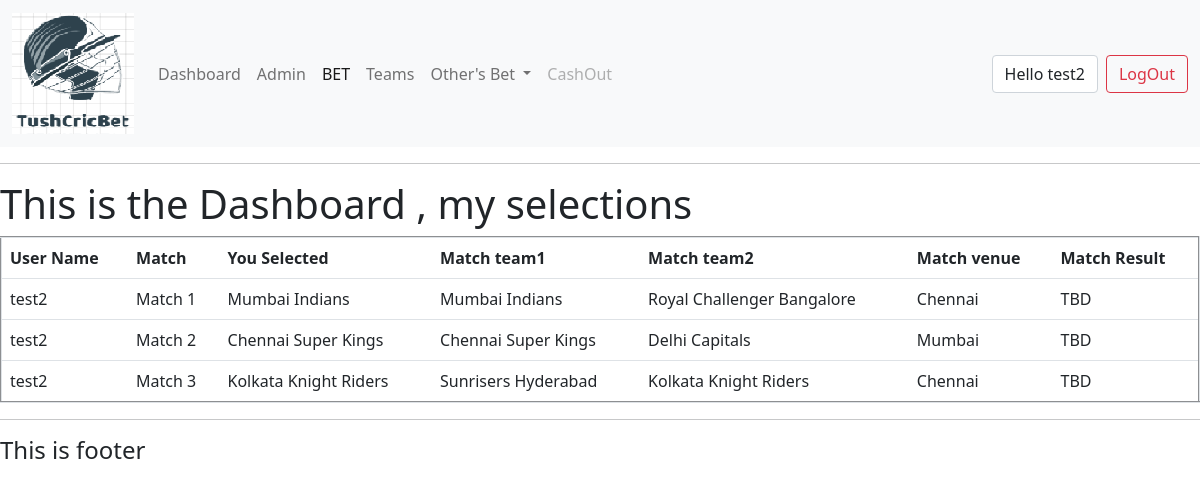
Page /dashboard/ (signed in) on the committed database.
### teams/models.py (models this page shows)
class Selection(models.Model):
    user = models.ForeignKey(User, on_delete=models.SET_NULL, null="True")
    match = models.ForeignKey(Match, on_delete=models.SET_NULL, null="True")
    selection = models.ForeignKey(Team, on_delete=models.SET_NULL, null="True")

class Match(models.Model):
    RESULTS = (
        ('NR', 'No Results'),
        ('team1', 'Team1'),
        ('team2', 'Team2'),
        ('IP', 'In Progress'),
        ('TBD', 'TBD')
    )
    team1 = models.ForeignKey(Team, on_delete=models.SET_NULL, null="True", related_name='team1')
    team2 = models.ForeignKey(Team, on_delete=models.SET_NULL, null="True", related_name='team2')
    description = models.TextField( blank="True", null="True")
    venue = models.CharField(max_length=40, blank="True", null="True")
    result = models.CharField(max_length=10, choices=RESULTS)
    datetime = models.DateTimeField()
    tournaments = models.CharField(max_length=50, default="IPL", blank="True", null="True")
    def __str__(self):
        return self.description

class Team(models.Model):
    name = models.CharField(max_length=30)
    description = models.TextField(blank="True", null="True")
    logo = models.ImageField(blank="True", null="True")
    location = models.CharField(max_length=40, blank="True", null="True")
    def __str__(self):
        return self.name

### accounts/views.py (the view)
# urls.py: path('dashboard/', views.dashboard),
@login_required(login_url='/login')
def dashboard(request):
    user = User.objects.get(username=request.user)
    selections = user.selection_set.all()
    return render(request, 'accounts/dashboard.html', {'selections': selections})

### accounts/custom_context_processor.py (called while the page is built)
def user_renderer(request):
    return {
       'all_users': User.objects.all(),
    }

### accounts/templates/accounts/dashboard.html
{% extends 'accounts/main.html' %}
{% block content %}
<h1> This is the Dashboard , my selections</h1>
<table class="table" border="2">
    <tr>
        <th scope="col"> User Name </th>
        <th scope="col"> Match </th>
        <th scope="col"> You Selected </th>
        <th scope="col"> Match team1 </th>
        <th scope="col"> Match team2 </th>
        <th scope="col"> Match venue </th>
        <th scope="col"> Match Result </th>
    <tr>
    {% for i in selections %}
    <tr>
    <td>{{i.user}}</td>
    <td>{{i.match}}</td>
    <td>{{i.selection.name}}</td>
    <td>{{i.match.team1}}</td>
    <td>{{i.match.team2}}</td>
    <td>{{i.match.venue}}</td>
    <td>{{i.match.result}}</td>
    </tr>
    {% endfor %}
</table>
{% endblock %}

### accounts/templates/accounts/navbar.html (shortened to what this page needs)
{% load static %}
<nav class="navbar navbar-expand-lg navbar-light bg-light">
  <div class="container-fluid">
    <a class="navbar-brand" href="#"><img src="{% static 'images/logo.PNG' %}"> </a>
    <div class="collapse navbar-collapse" id="navbarSupportedContent">
      <ul class="navbar-nav me-auto mb-2 mb-lg-0">
        <li class="nav-item">
          <a class="nav-link" href="/dashboard">Dashboard</a>
        </li>
        <li class="nav-item">
          <a class="nav-link" href="/admin">Admin</a>
        </li>
        <li class="nav-item">
          <a class="nav-link active" aria-current="page" href="/schedule">BET</a>
        </li>
        <li class="nav-item">
          <a class="nav-link" href="/teams">Teams</a>
        </li>
        <li class="nav-item dropdown">
          <a class="nav-link dropdown-toggle" href="#" id="navbarDropdown" role="button" data-bs-toggle="dropdown" aria-expanded="false">
            Other's Bet
          </a>
        </li>
        <li class="nav-item">
          <a class="nav-link disabled" href="#" tabindex="-1" aria-disabled="true">CashOut</a>
        </li>
      </ul>
      <form class="d-flex">
        <span class="form-control me-2">Hello {{request.user}} </span>
        <button type="button" class="btn btn-outline-danger" onclick="window.location.href='/logout'">LogOut</button>
      </form>
    </div>
  </div>
</nav>

### rows in the picture
Selection: user "test2", match "Match 1", selection.name "Mumbai Indians", match.team1 "Mumbai Indians", match.team2 "Royal Challenger Bangalore", match.venue "Chennai", match.result "TBD"
Selection: user "test2", match "Match 2", selection.name "Chennai Super Kings", match.team1 "Chennai Super Kings", match.team2 "Delhi Capitals", match.venue "Mumbai", match.result "TBD"
Selection: user "test2", match "Match 3", selection.name "Kolkata Knight Riders", match.team1 "Sunrisers Hyderabad", match.team2 "Kolkata Knight Riders", match.venue "Chennai", match.result "TBD"

### other values in the picture
{{ request.user }} "test2"
